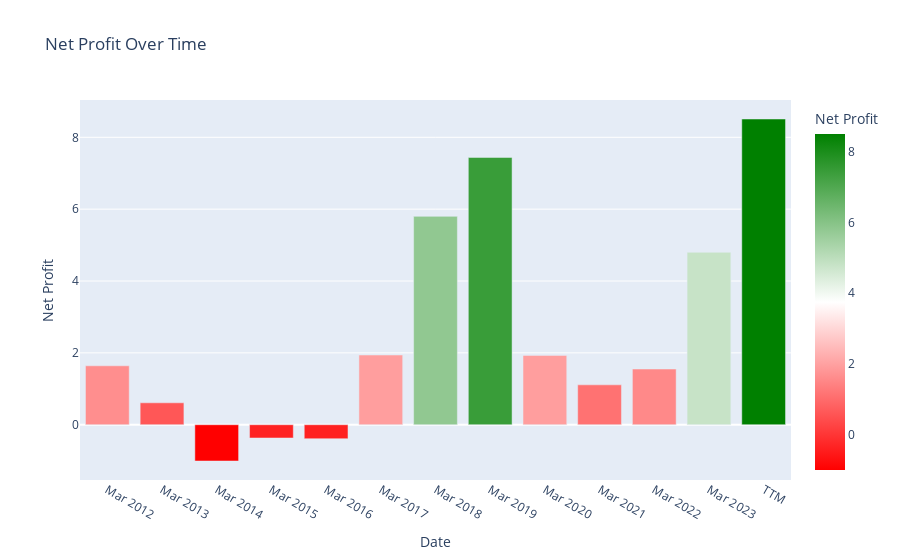

The notebook cell this image was saved under:
### Code cell
import pandas as pd
import plotly.express as px

# Assuming 'df' is your DataFrame
net_profit_row = df.iloc[10]

# Filter out non-numeric values and convert to float
numeric_values = pd.to_numeric(net_profit_row[1:], errors='coerce')

# Create a DataFrame for plotting
plot_data = pd.DataFrame({
    'Date': net_profit_row.index[1:],
    'Net Profit': numeric_values
})

# Create a bar plot using Plotly Express
fig = px.bar(plot_data, x='Date', y='Net Profit', title='Net Profit Over Time', color='Net Profit',
             color_continuous_scale=[(0, 'red'), (0.5, 'white'), (1, 'green')],
             range_color=[numeric_values.min(), numeric_values.max()])

# Show the plot
fig.show()

### Figure 1 — Plotly figure (JSON) as saved in the notebook; plotly's stock layout.template omitted (floating-point values rounded to 4 significant figures)
{"data": [{"alignmentgroup": "True", "hovertemplate": "Date=%{x}<br>Net Profit=%{marker.color}<extra></extra>", "legendgroup": "", "marker": {"color": [1.64, 0.61, -1.01, -0.37, -0.39, 1.94, 5.8, 7.44, 1.93, 1.11, 1.55, 4.8, 8.51], "coloraxis": "coloraxis", "pattern": {"shape": ""}}, "name": "", "offsetgroup": "", "orientation": "v", "showlegend": false, "textposition": "auto", "type": "bar", "x": ["Mar 2012", "Mar 2013", "Mar 2014", "Mar 2015", "Mar 2016", "Mar 2017", "Mar 2018", "Mar 2019", "Mar 2020", "Mar 2021", "Mar 2022", "Mar 2023", "TTM"], "xaxis": "x", "y": [1.64, 0.61, -1.01, -0.37, -0.39, 1.94, 5.8, 7.44, 1.93, 1.11, 1.55, 4.8, 8.51], "yaxis": "y"}], "layout": {"autosize": true, "barmode": "relative", "coloraxis": {"cmax": 8.51, "cmin": -1.01, "colorbar": {"title": {"text": "Net Profit"}}, "colorscale": [[0, "red"], [0.5, "white"], [1, "green"]]}, "legend": {"tracegroupgap": 0}, "title": {"text": "Net Profit Over Time"}, "xaxis": {"anchor": "y", "autorange": true, "domain": [0, 1], "range": [-0.5, 12.5], "title": {"text": "Date"}, "type": "category"}, "yaxis": {"anchor": "x", "autorange": true, "domain": [0, 1], "range": [-1.539, 9.039], "title": {"text": "Net Profit"}, "type": "linear"}}}
